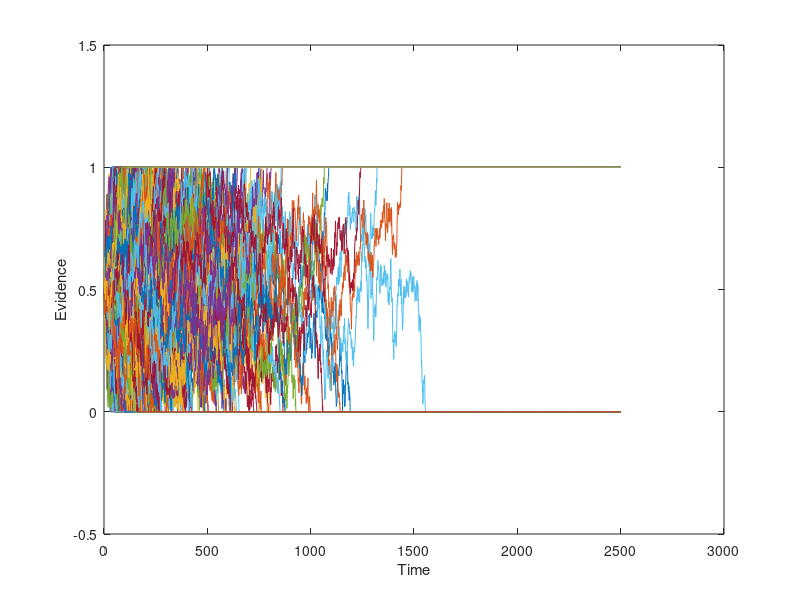
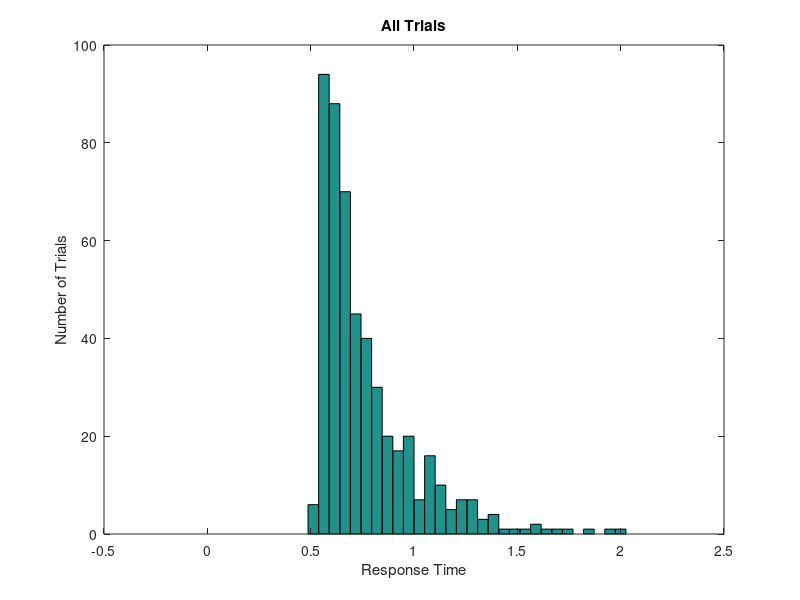

Recreate these plots in MATLAB, in order. (Note: this script raises an error after producing the figures.)
%%
%fix step size
dt = 0.001;
%parameter 
ndt = 0.5; %NON-DECISION TIME
mu = 0.5;  %BY CONVENTION MU MUST BE POSITIVE 
sd = 1;   %THIS IS VARIABILITY WITHIN THE WALK.  KEEP FIXED AT 1. 
nsteps = 2500; %MAX LENGTH OF WALK.  INCREASE TILL WARNING GOES AWAY
ntrials = 500; %NUMBER OF RUNS
criterion = 1; %CORRECT BOUNDARY LOCATION, INCORRECT IS ZERO 
beta = 0.5; % NORMALIZED BIAS
bias = beta*criterion; %ACTUAL BIAS
%set random number seed 
rng(19680104);
%OUTPUT VARIABLES
sample = zeros(1,nsteps+1);   %This is a single random draw from normal distribution
path = zeros(ntrials,nsteps+1); %This is all the random walks
rt = zeros(ntrials,1);  %These are the rts across trials 
correct = zeros(ntrials,1); %This is accuracy data. ZERO IS WRONG, ONE IS RIGHT
%LOOP OVER ntrials.  
for j = 1:ntrials
    goodpath = 0;
    while goodpath == 0
        draw = normrnd(mu*dt,sd*sqrt(dt),[1,nsteps]);  %DRAW A WALK
        sample(1) = bias; %START AT BIAS
        sample(2:nsteps+1) = draw; 
        walk = cumsum(sample); %SUM THE WALK.   
        crossbnd = find((walk > criterion) |(walk < 0)); %TEST BOTH BOUNDARIES  
        if ~isempty(crossbnd) %TEST IF IT CROSSED ONE OF THE BOUNDARIES AT LEAST
            goodpath = 1; %WALK IS GOOD, SET TO 1 TO EXIT WHILE LOOP
            path(j,:) = walk; %SAVE THE WALK
        else
            display('Bad Walk') %NOTIFY BAD WALK AND DRAW AGAIN LOWER
        end;
    end;
    rt(j) = crossbnd(1);  %RT IS FIRST CROSSING
    if path(j,rt(j)) > criterion  %TEST IF CORRECT
        path(j,rt(j):end) = criterion; %SET THE REST OF WALK TO BOUNDARY
        correct(j) = 1; %INDICATE CORRECT TRIAL
    else %TRIALIS INCORRECT
        path(j,rt(j):end) = 0; %SET THE REST OF WALK TO ZERO. 
    end; 
    %Add Non-decision time
    rt(j) = rt(j) + ndt/dt;	
end

%compute accuracy
accuracy = mean(correct);  %COMPUTER FRACTION CORRECT
%convert rt to milliseconds
rt = rt*dt;
%plot all the random walks. 
figure
plot(path');
xlabel('Time')
ylabel('Evidence')
set(gca,'YLim',[-0.5 criterion+0.5])
%Make a histogram of all random walks. 
figure  
bins = linspace(0,2,40);  
hist(rt,bins);
xlabel('Response Time')
ylabel('Number of Trials')
title('All Trials')
%Make a histogram separating correct from incorrect 
errorrt = rt(find(correct == 0));  % THIS IS JUST THE INCORRECT TRIALS
correctrt = rt(find(correct == 1)); %THIS IS JUST THE CORRECT TRIALS
figure
[n1,x] = hist(errorrt, bins); 
[n2,x] = hist(correctrt, bins);
h = bar(x,[n1; n2]);
legend('Error', 'Correct');

xlabel('Response Time')
ylabel('Number of Trials')
title('Correct vs Error Trials')
